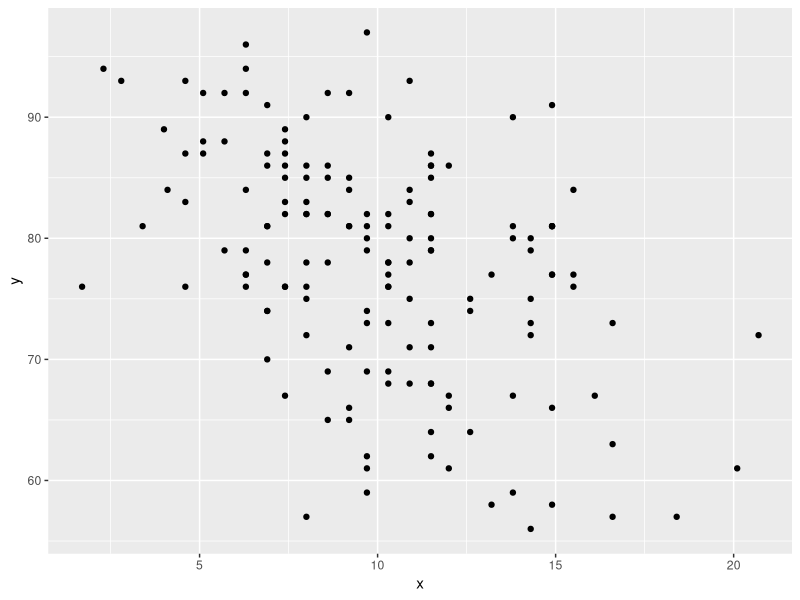

The R source for this figure:
## ---- chunk 1

library(tidyr) ## To wrangle the data
library(ggplot2) ## For the plots
library(dplyr) ## To use the %>% operator (other functions)

## ---- chunk 2

x <- airquality$Wind
y <- airquality$Temp

cor(x, y)
cov(x, y) / (sd(x) * sd(y))
cov(x, y) / (sqrt(var(x)) * sqrt(var(y)))

cor(x, x)
cov(x, x) / (sd(x) * sd(x))

cov(x, x)
var(x)
sd(x) * sd(x)

qplot(x, y)

lm(y ~ x) %>% coef()
b <- cor(x, y) * (sd(y) / sd(x))
print(b)
int <- mean(y) - (b * mean(x))
print(int)

s.x <- scale(x)
s.y <- scale(y)
cor(s.x, s.y) %>% round(4)
lm(s.y ~ s.x)

airquality

x1 <- airquality %>% filter(Month == 5) %>% select(Wind) %>% unlist %>% head(10)
x2 <- airquality %>% filter(Month == 9) %>% select(Wind) %>% unlist %>% head(10)


t.test(x1, x2)
lm(x1 ~ x2)


